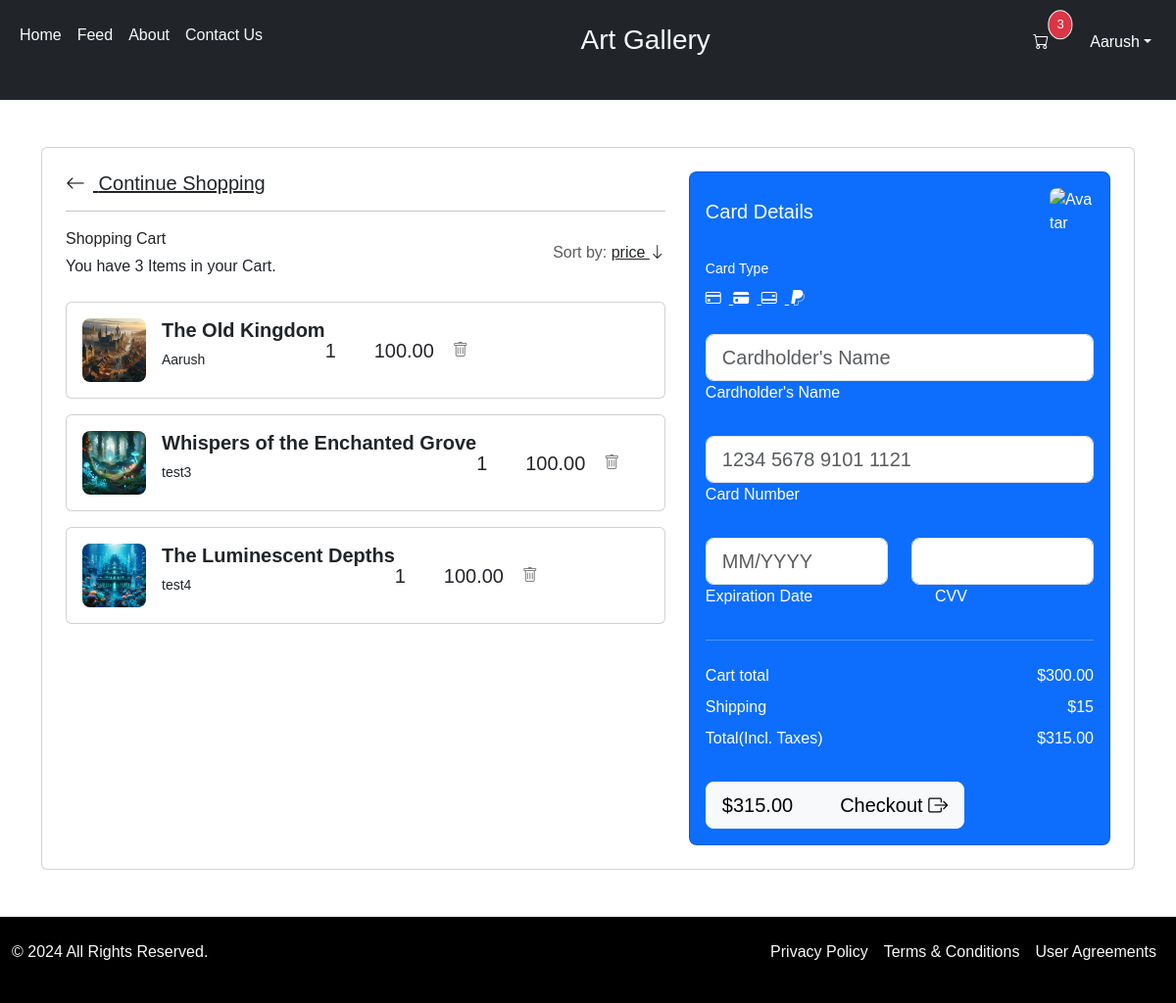
The app's page /cart/ (signed in) with its own data.
### core/models.py (models this page shows, shortened)
class CartItem(models.Model):
    cart = models.ForeignKey(Cart, related_name='items', on_delete=models.CASCADE)
    artwork=models.OneToOneField(Artwork, on_delete=models.CASCADE)
    quantity=models.IntegerField(default=1)
    added_at = models.DateTimeField(auto_now_add=True)
    @property
    def item_total(self):
        return self.artwork.price * self.quantity

class Artwork(models.Model):
    title = models.CharField(max_length=255)
    description = models.TextField()
    artist = models.ForeignKey(Artist, on_delete=models.CASCADE)
    price = models.DecimalField(max_digits=10, decimal_places=2)
    image = models.ImageField(upload_to= 'artworks/')
    likes = models.ManyToManyField(Artist, related_name="liked_artworks", blank=True)
    created_at = models.DateTimeField(auto_now_add=True)
    updated_at = models.DateTimeField(auto_now=True)

class Artist(models.Model):
    user = models.OneToOneField(User, on_delete=models.CASCADE)
    age = models.IntegerField(default=18, null=True, blank=True)
    country =  models.CharField(max_length=255, default = " ", null=True, blank=True)
    profile_picture = models.ImageField(upload_to='profile-picture/', default=" ")
    bio = models.TextField(default='', null=True, blank=True)
    def __str__(self):
        return f"{self.user.username}"

class Cart(models.Model):
    artist = models.OneToOneField(Artist, on_delete=models.CASCADE)
    created_at = models.DateTimeField(auto_now_add=True)
    @property
    def cart_total(self):
        cart_total = 0
        for item in self.items.all():
            cart_total +=item.item_total
        return cart_total

### core/views.py (the view)
# urls.py: path('cart/', views.cart, name='cart'),
def cart(request):
    context = {}
    shipping_fee = 15
    artist = Artist.objects.get(user=request.user)
    cart_count = display_cart_count(request)
    try:
        cart = Cart.objects.get(artist=artist)
        cart_items = CartItem.objects.filter(cart=cart)
        subtotal = cart.cart_total + shipping_fee
        context = {'cart': cart, 'cart_items': cart_items, 'count': cart_count, 'subtotal': subtotal, 'shipping_fee': shipping_fee}
    except:
        pass
    return render(request, 'core/cart.html', context)

### core/views.py (called while the page is built)
def display_cart_count(request):
    artist = Artist.objects.get(user=request.user)
    try:
        cart = Cart.objects.get(artist=artist)
        return cart.items.all().count()
    except Cart.DoesNotExist:
        return 0

### templates/core/cart.html (shortened to what this page needs)
{% extends "core/base.html" %}
{% load static %}
{% block content %}
<section class="h-100 h-custom">
    <div class="container py-5 h-100">
        <div class="row d-flex justify-content-center align-items-center h-100">
            <div class="col">
                <div class="card">
                    <div class="card-body p-4">
                        <div class="row">
                            <div class="col-lg-7">
                                <h5 class="mb-3"><a href="" class="text-body">
                                    <i class="bi bi-arrow-left me-2"></i>
                                    Continue Shopping
                                    </a>
                                </h5>
                                <hr>
                                <div class="d-flex justify-content-between align-items-center mb-4">
                                    <div>
                                        <p class="mb-1">Shopping Cart</p>
                                        <p class="mb-0">You have {{ count }} Items in your Cart.</p>
                                    </div>
                                    <div>
                                        <p class="mb-0"><span class="text-muted">Sort by: </span>
                                        <a href="" class="text-body">price <i class="bi bi-arrow-down mt-1"></i></a></p>
                                    </div>
                                </div>
                                {%for item in cart_items %}
                                <div class="card mb-3">
                                    <div class="card-body">
                                        <div class="d-flex justiy-content-between">
                                            <div class="d-flex flex-row align-items-center">
                                                <div>
                                                    <img src="{{ item.artwork.image.url }}" alt="Cart Item" class="img-fluid rounded-3" style="width: 65px;">
                                                </div>
                                            </div>
                                            <div class="ms-3">
                                                <h5 class="fw-semibold">{{ item.artwork.title}}</h5>
                                                <p class="small mb-0">{{ item.artwork.artist}}</p>
                                            </div>
                                            <div class="d-flex flex-row align-items-center">
                                                <div style="width: 50px;">
                                                    <h5 class="fw-normal mb-0">{{ item.quantity}}</h5>
                                                </div>
                                                <div style="width: 80px;">
                                                    <h5 class="mb-0">{{item.item_total}}</h5>
                                                </div>
                                                <a href="{% url 'delete-cart-item' item_id=item.id %}" style="color: gray;"><i class="bi bi-trash"></i></a>
                                            </div>
                                        </div>
                                    </div>
                                </div>
                                {% endfor %}
                            </div>
                            <div class="col-lg-5">
                                <div class="card bg-primary text-white rounded-3">
                                    <div class="card-body">
                                        <div class="d-flex justify-content-between align-items-center mb-4">
                                            <h5 class="mb-0">Card Details</h5>
                                            <img src="{% static 'img/featured-artist.jpg' %}" alt="Avatar" class="img-fluid rounded-3" style="width: 45px;">
                                        </div>
                                        <p class="small mb-2">Card Type</p>
                                        <a href="" class="text-white">
                                            <i class="bi bi-credit-card me-2"></i>
                                        </a>
                                        <a href="" class="text-white">
                                            <i class="bi bi-credit-card-fill me-2"></i>
                                        </a>
                                        <a href="" class="text-white">
                                            <i class="bi bi-credit-card-2-back me-2"></i>
                                        </a>
                                        <a href="" class="text-white">
                                            <i class="bi bi-paypal me-2"></i>
                                        </a>
                                        <form action="" class="mt-4">
                                            <div class="form-outline form-white mb-4">
                                                <input type="text" class="form-control form-control-lg" placeholder="Cardholder's Name" id="typeName">
                                                <label for="typeName" class="form-label">Cardholder's Name</label>
                                            </div>
                                            <div class="form-outline form-white mb-4">
                                                <input type="text" class="form-control form-control-lg" placeholder="1234 5678 9101 1121">
                                                <label for="typeText" class="form-label">Card Number</label>
                                            </div>
                                            <div class="row mb-4">
                                                <div class="col-md-6">
                                                    <div class="form-outline form-white">
                                                        <input type="text" class="form-control form-control-lg" id="typeExp" placeholder="MM/YYYY">
                                                        <label for="typeExp" class="form-label">Expiration Date</label>
                                                    </div>
                                                </div>
                                                <div class="col-md-6">
                                                    <div class="form-outline form-white">
                                                        <input type="password" id="typeText" class="form-control form-control-lg" placeholder="">
                                                        <label for="typeText" class="form-check">CVV</label>
                                                    </div>
                                                </div>
                                            </div>
                                        </form>
                                        <hr class="my-4">
                                        <div class="d-flex justify-content-between">
                                            <p class="mb-2">Cart total</p>
                                            <p class="mb-2">${{cart.cart_total}}</p>
                                        </div>
                                        <div class="d-flex justify-content-between">
                                            <p class="mb-2">Shipping</p>
                                            <p class="mb-2">${{ shipping_fee }}</p>
                                        </div>
                                        <div class="d-flex justify-content-between mb-4">
                                            <p class="mb-2">Total(Incl. Taxes)</p>
                                            <p class="mb-2">${{subtotal}}</p>
                                        </div>
                                        <form action="{% url 'checkout' %}" method="post">
                                        <button type="submit" class="btn btn-light btn-lg mx-auto">
                                            <div class="d-flex justify-content-between align-items-center text-center">
                                                <span class="me-5">${{subtotal}}</span>
                                                <span>Checkout <i class="bi bi-box-arrow-right"></i></span>
                                            </div>
                                        </button>
                                    </form>
                                    </div>
                                </div>
                            </div>
                        </div>
                    </div>
                </div>
            </div>
        </div>
    </div>
</section>
{% endblock content %}

### templates/components/navbar.html (shortened to what this page needs)
    <div class="container-fluid d-flex flex-row justify-content-between py-4 bg-dark text-light">
        <div class="home-links">
            <ul class="d-flex flex-row justify-content-between list-unstyled">
                <li class="nav-item mx-2"><a href="{% url 'home' %}" class="nav-link">Home</a></li>
                <li class="nav-item mx-2"><a href="{% url 'feed' %}" class="nav-link">Feed</a></li>
                <li class="nav-item mx-2"><a href="{% url 'about' %}" class="nav-link">About</a></li>
                <li class="nav-item mx-2"><a href="{% url 'contact' %}" class="nav-link">Contact Us</a></li>
            </ul>
        </div>
        <div class="brand-logo">
            <h3>Art Gallery</h3>
        </div>
        <div class="account-links">
        <ul class="d-flex flex-row justify-content-between list-unstyled">
            {% if request.user.is_authenticated %}
            <a href="{% url 'cart'%}" class="btn btn-dark position-relative me-3">
                <i class="bi bi-cart"></i>
                <span class="position-absolute top-0 start-100 translate-middle px-2 py-1 bg-danger border border-light rounded-circle" style="font-size:small;">
                    <span class="visiually-hidden">{{ count }}</span>
            </span>
            </a>
            <div class="dropdown">
                <a class="btn btn-dark dropdown-toggle" href="#" role="button" data-bs-toggle="dropdown" aria-expanded="false">{{ request.user.username}}</a>
            </div>
            {% else %}
                <li class="nav-item mx-2"><a href="{% url 'login' %}" class="nav-link">Login</a></li>
                <li class="nav-item mx-2"><a href="{% url 'signup' %}" class="nav-link">Sign Up</a></li>
            {% endif %}
        </ul>
    </div>
</div>

### templates/core/base.html (style rules this page uses)
body { font-family: Verdana, Geneva, Tahoma, sans-serif; min-height: 100vh; }

### records on screen
CartItem: artwork.image (picture), artwork "The Old Kingdom", artwork.artist "Aarush", quantity "1", item_total "100.00"
CartItem: artwork.image (picture), artwork "Whispers of the Enchanted Grove", artwork.artist "test3", quantity "1", item_total "100.00"
CartItem: artwork.image (picture), artwork "The Luminescent Depths", artwork.artist "test4", quantity "1", item_total "100.00"
Cart: cart_total "300.00"

### other values on screen
{{ count }} "3"
{{ request.user.username }} "Aarush"
{{ shipping_fee }} "15"
{{ subtotal }} "315.00"
